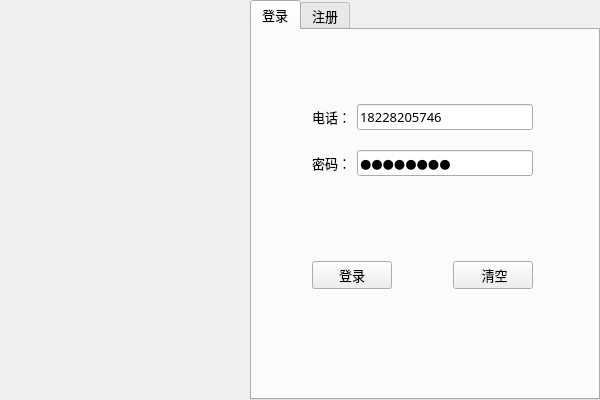
<?xml version="1.0" encoding="UTF-8"?>
<ui version="4.0">
 <class>logindialog</class>
 <widget class="QWidget" name="logindialog">
  <property name="geometry">
   <rect>
    <x>0</x>
    <y>0</y>
    <width>600</width>
    <height>400</height>
   </rect>
  </property>
  <property name="minimumSize">
   <size>
    <width>600</width>
    <height>400</height>
   </size>
  </property>
  <property name="maximumSize">
   <size>
    <width>600</width>
    <height>400</height>
   </size>
  </property>
  <property name="font">
   <font>
    <family>微软雅黑</family>
    <pointsize>10</pointsize>
   </font>
  </property>
  <property name="windowTitle">
   <string>Form</string>
  </property>
  <widget class="QLabel" name="label">
   <property name="geometry">
    <rect>
     <x>0</x>
     <y>0</y>
     <width>250</width>
     <height>400</height>
    </rect>
   </property>
   <property name="minimumSize">
    <size>
     <width>250</width>
     <height>400</height>
    </size>
   </property>
   <property name="maximumSize">
    <size>
     <width>250</width>
     <height>400</height>
    </size>
   </property>
   <property name="text">
    <string/>
   </property>
   <property name="pixmap">
    <pixmap resource="res.qrc">:/images/register.png</pixmap>
   </property>
   <property name="scaledContents">
    <bool>true</bool>
   </property>
   <property name="alignment">
    <set>Qt::AlignJustify|Qt::AlignVCenter</set>
   </property>
  </widget>
  <widget class="QTabWidget" name="tabWidget">
   <property name="geometry">
    <rect>
     <x>250</x>
     <y>0</y>
     <width>350</width>
     <height>400</height>
    </rect>
   </property>
   <property name="minimumSize">
    <size>
     <width>350</width>
     <height>400</height>
    </size>
   </property>
   <property name="maximumSize">
    <size>
     <width>350</width>
     <height>400</height>
    </size>
   </property>
   <property name="currentIndex">
    <number>0</number>
   </property>
   <widget class="QWidget" name="tab">
    <attribute name="title">
     <string>登录</string>
    </attribute>
    <widget class="QWidget" name="layoutWidget">
     <property name="geometry">
      <rect>
       <x>60</x>
       <y>60</y>
       <width>221</width>
       <height>101</height>
      </rect>
     </property>
     <layout class="QGridLayout" name="gridLayout">
      <item row="0" column="0">
       <widget class="QLabel" name="lb_log_tel">
        <property name="text">
         <string>电话：</string>
        </property>
       </widget>
      </item>
      <item row="0" column="1">
       <widget class="QLineEdit" name="le_log_tel">
        <property name="text">
         <string>18228205746</string>
        </property>
       </widget>
      </item>
      <item row="1" column="0">
       <widget class="QLabel" name="lb_log_pwd">
        <property name="text">
         <string>密码：</string>
        </property>
       </widget>
      </item>
      <item row="1" column="1">
       <widget class="QLineEdit" name="le_log_pwd">
        <property name="text">
         <string>z9090900</string>
        </property>
        <property name="echoMode">
         <enum>QLineEdit::Password</enum>
        </property>
       </widget>
      </item>
     </layout>
    </widget>
    <widget class="QWidget" name="layoutWidget">
     <property name="geometry">
      <rect>
       <x>60</x>
       <y>230</y>
       <width>221</width>
       <height>31</height>
      </rect>
     </property>
     <layout class="QHBoxLayout" name="horizontalLayout">
      <item>
       <widget class="QPushButton" name="log_pb">
        <property name="text">
         <string>登录</string>
        </property>
       </widget>
      </item>
      <item>
       <spacer name="horizontalSpacer">
        <property name="orientation">
         <enum>Qt::Horizontal</enum>
        </property>
        <property name="sizeHint" stdset="0">
         <size>
          <width>40</width>
          <height>20</height>
         </size>
        </property>
       </spacer>
      </item>
      <item>
       <widget class="QPushButton" name="log_clear">
        <property name="text">
         <string> 清空</string>
        </property>
       </widget>
      </item>
     </layout>
    </widget>
   </widget>
   <widget class="QWidget" name="tab_2">
    <attribute name="title">
     <string>注册</string>
    </attribute>
    <widget class="QWidget" name="layoutWidget">
     <property name="geometry">
      <rect>
       <x>60</x>
       <y>220</y>
       <width>221</width>
       <height>31</height>
      </rect>
     </property>
     <layout class="QHBoxLayout" name="horizontalLayout_2">
      <item>
       <widget class="QPushButton" name="log_pb_reg">
        <property name="text">
         <string>注册</string>
        </property>
       </widget>
      </item>
      <item>
       <spacer name="horizontalSpacer_2">
        <property name="orientation">
         <enum>Qt::Horizontal</enum>
        </property>
        <property name="sizeHint" stdset="0">
         <size>
          <width>40</width>
          <height>20</height>
         </size>
        </property>
       </spacer>
      </item>
      <item>
       <widget class="QPushButton" name="log_clear_reg">
        <property name="text">
         <string> 清空</string>
        </property>
       </widget>
      </item>
     </layout>
    </widget>
    <widget class="QWidget" name="layoutWidget">
     <property name="geometry">
      <rect>
       <x>60</x>
       <y>50</y>
       <width>221</width>
       <height>121</height>
      </rect>
     </property>
     <layout class="QGridLayout" name="gridLayout_2">
      <item row="0" column="0">
       <widget class="QLabel" name="lb_reg_name">
        <property name="text">
         <string>昵称：</string>
        </property>
       </widget>
      </item>
      <item row="0" column="1">
       <widget class="QLineEdit" name="le_reg_name">
        <property name="text">
         <string>林间九尾</string>
        </property>
        <property name="echoMode">
         <enum>QLineEdit::Normal</enum>
        </property>
       </widget>
      </item>
      <item row="1" column="0">
       <widget class="QLabel" name="lb_reg_tel">
        <property name="text">
         <string>电话：</string>
        </property>
       </widget>
      </item>
      <item row="1" column="1">
       <widget class="QLineEdit" name="le_reg_tel">
        <property name="text">
         <string>18228205746</string>
        </property>
       </widget>
      </item>
      <item row="2" column="0">
       <widget class="QLabel" name="lb_reg_pwd">
        <property name="text">
         <string>密码：</string>
        </property>
       </widget>
      </item>
      <item row="2" column="1">
       <widget class="QLineEdit" name="le_reg_pwd">
        <property name="text">
         <string>z9090900</string>
        </property>
        <property name="echoMode">
         <enum>QLineEdit::Password</enum>
        </property>
       </widget>
      </item>
     </layout>
    </widget>
   </widget>
  </widget>
 </widget>
 <resources>
  <include location="res.qrc"/>
 </resources>
 <connections/>
</ui>
